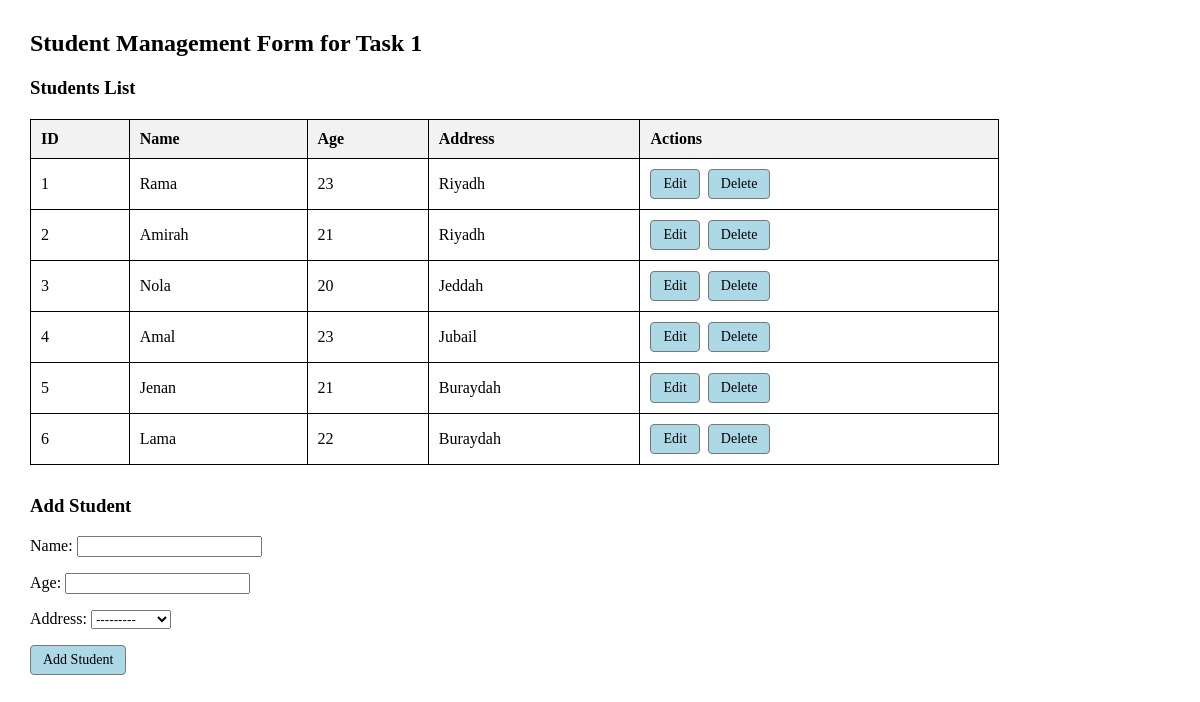
/books/lab11/task1/students/, run on the app's committed database.
### apps/bookmodule/models.py (models this page shows, shortened)
class Student(models.Model):
    name = models.CharField(max_length=100)
    age = models.IntegerField()
    address = models.ForeignKey(Address, on_delete=models.CASCADE)

class Address(models.Model):
    city = models.CharField(max_length=100)
    def __str__(self):
        return self.city

### apps/bookmodule/views.py (the view)
# urls.py: path('lab11/task1/students/', views.lab11_task1_students, name='lab11_task1_students'),
def lab11_task1_students(request):
    students = Student.objects.select_related('address').all()
    student_to_edit = None
    if request.method == 'POST':
        action = request.POST.get('action')
        if action == 'delete':
            student_id = request.POST.get('student_id')
            student = get_object_or_404(Student, id=student_id)
            student.delete()
            return redirect('lab11_task1_students')
        elif action == 'edit':
            student_id = request.POST.get('student_id')
            student = get_object_or_404(Student, id=student_id)
            student_to_edit = student
            form = StudentForm(request.POST, instance=student)
        else:
            form = StudentForm(request.POST)
        if form.is_valid():
            form.save()
            return redirect('lab11_task1_students')
    else:
        edit_id = request.GET.get('edit')
        if edit_id:
            student_to_edit = get_object_or_404(Student, id=edit_id)
            form = StudentForm(instance=student_to_edit)
        else:
            form = StudentForm()
    return render(request, 'bookmodule/lab11_task1_students.html', {
        'students': students,
        'form': form,
        'student_to_edit': student_to_edit
    })

### apps/bookmodule/forms.py
class StudentForm(forms.ModelForm):
    class Meta:
        model = Student
        fields = ['name', 'age', 'address']

### apps/templates/bookmodule/lab11_task1_students.html (shortened to what this page needs)
<!DOCTYPE html>
<html>
<head>
</head>
<body>
    <h2>Student Management Form for Task 1</h2>
    <h3>Students List</h3>
    <table>
        <tr>
            <th>ID</th>
            <th>Name</th>
            <th>Age</th>
            <th>Address</th>
            <th>Actions</th>
        </tr>
        {% for student in students %}
        <tr>
            <td>{{ student.id }}</td>
            <td>{{ student.name }}</td>
            <td>{{ student.age }}</td>
            <td>{{ student.address }}</td>
            <td>
                <div class="actions">
                    <a href="?edit={{ student.id }}" class="btn">
                        Edit
                    </a>
                    <form method="POST">
                        <button type="submit" class="btn"
                                onclick="return confirm('Delete this student?');">
                            Delete
                        </button>
                    </form>
                </div>
            </td>
        </tr>
        {% empty %}
        <tr>
            <td colspan="5">No students found.</td>
        </tr>
        {% endfor %}
    </table>
    <div class="form-section">
        {% if student_to_edit %}
            <h3>Edit Student</h3>
        {% else %}
            <h3>Add Student</h3>
        {% endif %}
        <form method="POST">
            {{ form.as_p }}
            <button type="submit" class="btn">
                {% if student_to_edit %}Update Student{% else %}Add Student{% endif %}
            </button>
        </form>
    </div>
</body>
</html>

### apps/templates/bookmodule/lab11_task1_students.html (style rules this page uses)
body { font-family: "Times New Roman", Times, serif; margin: 30px; }
table { border-collapse: collapse; width: 85%; margin-top: 20px; }
th, td { border: 1px solid black; padding: 10px; text-align: left; }
th { background-color: #f2f2f2; }
.btn { display: inline-block; background-color: #ADD8E6; color: black; border: 1px solid #777; padding: 6px 12px; text-decoration: none; border-radius: 4px; font-family: inherit; font-size: 14px; cursor: pointer; }
.form-section { margin-top: 30px; }
.actions { display: flex; gap: 8px; align-items: center; }

### data on the page
Student: id "1", name "Rama", age "23", address "Riyadh"
Student: id "2", name "Amirah", age "21", address "Riyadh"
Student: id "3", name "Nola", age "20", address "Jeddah"
Student: id "4", name "Amal", age "23", address "Jubail"
Student: id "5", name "Jenan", age "21", address "Buraydah"
Student: id "6", name "Lama", age "22", address "Buraydah"
